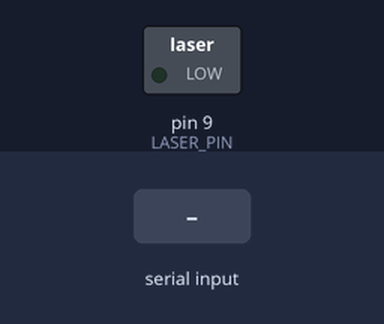
The sketch below on a simulated Arduino Uno, built with avr-gcc and run on an emulated ATmega328P. On the bench: switched loads named in the sketch (green lamp = pin HIGH). Inputs (shaded band) come from the test bench. What the sketch prints to the serial monitor is not drawn.

Above: at 1.2 s.
1.3 s: "0\n" received over Serial
At 1.85 s:
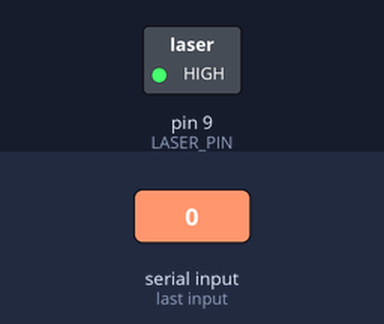
7.3 s: "1\n" received over Serial
At 12.8 s:
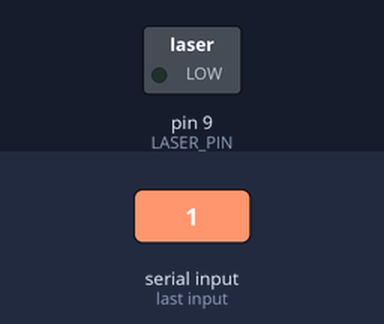
Timing chart, 0 to 14.3 s (numbered marks = the images above; inputs shaded):
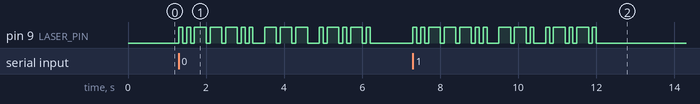

Measured:
- after the input at 1.3 s, pin 9 (LASER_PIN): LOW → HIGH at once, → LOW 0.10 s later, → HIGH 0.10 s later, → LOW 0.10 s later, … (30 changes in this stretch)
- after the input at 7.3 s, pin 9 (LASER_PIN): LOW → HIGH at once, → LOW 0.10 s later, → HIGH 0.10 s later, → LOW 0.10 s later, … (30 changes in this stretch)

The sketch:

Send_Morse_EX.ino
```cpp
// arduino_r4_wifi_morse_sender.ino
// 送信側プログラム: Arduino R4 WiFi
// シリアル入力された文字列全体にヘッダーとフッターを付与し、モールス符号としてレーザー送信します。

// --- グローバル設定 ---
// モールス符号の基本単位時間 (ミリ秒)
// この値を調整することで、モールス符号の速度を変更できます。
const int UNIT_TIME = 100; // 例: 100ms

// --- 送信側設定 ---
const int LASER_PIN = 9; // レーザーモジュールが接続されているデジタルピン

// モールス符号の定義 (0-7)
// ドットは1、ダッシュは3
// -1: 文字内符号間隔 (ドットとダッシュの間) -> UNIT_TIME
// -2: 文字間隔 (文字と文字の間)         -> 3 * UNIT_TIME
// -3: 語間隔 (単語と単語の間)           -> 7 * UNIT_TIME (今回は使用しない)
// モールス符号の定義 (0-7)
const int MORSE_CODE_0[] = {3, 3, 3}; // -----
const int MORSE_CODE_1[] = {3, 3, 1}; // .----
const int MORSE_CODE_2[] = {3, 1, 3}; // ..---
const int MORSE_CODE_3[] = {3, 1, 1}; // ...--
const int MORSE_CODE_4[] = {1, 3, 3}; // ....-
const int MORSE_CODE_5[] = {1, 3, 1}; // .....
const int MORSE_CODE_6[] = {1, 1, 3}; // -....
const int MORSE_CODE_7[] = {1, 1, 1}; // --...

// ヘッダーとフッター (整数配列形式)
// モールス符号のITU-R勧告ではSOSは"...---..."です。
// ご提示いただいたヘッダーはSOSではなく、別の符号のようですので、元の定義を尊重します。
const int HEADER[] = {1, 1, -1, 3, 3, 3, -1, 1, 1}; // ご提示のヘッダー "..---.."
const int FOOTER[] = {1, -1, 3, -1, 1, -1, 3, -1, 1};     // AR:  .-.-.

// 数字に対応するモールス符号のポインタ配列
const int* MORSE_CODES[] = {
    MORSE_CODE_0, MORSE_CODE_1, MORSE_CODE_2, MORSE_CODE_3,
    MORSE_CODE_4, MORSE_CODE_5, MORSE_CODE_6, MORSE_CODE_7
};

// 各モールス符号の長さ
const int MORSE_CODE_LENGTHS[] = {
    sizeof(MORSE_CODE_0) / sizeof(int), sizeof(MORSE_CODE_1) / sizeof(int),
    sizeof(MORSE_CODE_2) / sizeof(int), sizeof(MORSE_CODE_3) / sizeof(int),
    sizeof(MORSE_CODE_4) / sizeof(int), sizeof(MORSE_CODE_5) / sizeof(int),
    sizeof(MORSE_CODE_6) / sizeof(int), sizeof(MORSE_CODE_7) / sizeof(int)
};

// --- 関数プロトタイプ宣言 ---
void sendMorseCode(const int* morseArray, int arrayLength);

void setup() {
  Serial.begin(9600);
  pinMode(LASER_PIN, OUTPUT);
  digitalWrite(LASER_PIN, LOW); // 初期状態はレーザーOFF
  Serial.println("Arduino Morse Code SENDER Ready.");
  Serial.println("Enter a sequence of numbers (0-7) to send:");
}

void loop() {
  if (Serial.available() > 0) {
    String receivedString = Serial.readStringUntil('\n'); // 改行まで読み込む
    receivedString.trim(); // 前後の空白を削除

    bool isValidInput = true;
    if (receivedString.length() == 0) {
      isValidInput = false; // 空文字列は無効とする
    } else {
      for (int i = 0; i < receivedString.length(); i++) {
        char c = receivedString.charAt(i);
        if (c < '0' || c > '7') {
          isValidInput = false;
          break;
        }
      }
    }

    if (isValidInput) {
      Serial.print("Sending Morse code for: ");
      Serial.println(receivedString);

      // ヘッダー送信
      sendMorseCode(HEADER, sizeof(HEADER) / sizeof(int));
      delay(3 * UNIT_TIME); // ヘッダーと最初の数字の間隔 (文字間隔)

      // 各数字のモールス符号を順番に送信
      for (int i = 0; i < receivedString.length(); i++) {
        int numberToSend = receivedString.charAt(i) - '0';
        sendMorseCode(MORSE_CODES[numberToSend], MORSE_CODE_LENGTHS[numberToSend]);
        if (i < receivedString.length() - 1) { // 最後の数字でなければ文字間隔を空ける
          delay(3 * UNIT_TIME); // 数字間の間隔 (文字間隔)
        }
      }

      delay(3 * UNIT_TIME); // 最後の数字とフッターの間隔 (文字間隔)

      // フッター送信
      sendMorseCode(FOOTER, sizeof(FOOTER) / sizeof(int));
      delay(7 * UNIT_TIME); // 送信完了後の待機時間 (新しいデータの準備)

      Serial.println("Transmission Complete. Enter next number sequence (0-7):");
    } else {
      Serial.println("Invalid input. Please enter a sequence of numbers (0-7).");
    }
  }
}

// モールス符号を送信する関数
void sendMorseCode(const int* morseArray, int arrayLength) {
  for (int i = 0; i < arrayLength; i++) {
    int code = morseArray[i];

    if (code == 1) { // ドット (dit)
      digitalWrite(LASER_PIN, HIGH);
      Serial.print("."); // デバッグ用
      delay(UNIT_TIME);
      digitalWrite(LASER_PIN, LOW);
      Serial.print(" "); // デバッグ用
    } else if (code == 3) { // ダッシュ (dah)
      digitalWrite(LASER_PIN, HIGH);
      Serial.print("-"); // デバッグ用
      delay(3 * UNIT_TIME);
      digitalWrite(LASER_PIN, LOW);
      Serial.print(" "); // デバッグ用
    } else if (code == -1) { // 文字内符号間隔
      digitalWrite(LASER_PIN, LOW); // レーザーOFFを維持
      delay(UNIT_TIME);
      Serial.print(" "); // デバッグ用
    } else if (code == -2) { // 文字間隔
      digitalWrite(LASER_PIN, LOW); // レーザーOFFを維持
      delay(3 * UNIT_TIME);
      Serial.print("   "); // デバッグ用
    }

    if (i < arrayLength - 1 && morseArray[i] > 0 && morseArray[i+1] > 0) {
      // 次の符号が点または線の場合、符号間隔を空ける
      delay(UNIT_TIME);
    }
  }
  Serial.println(); // 1つのモールス符号送信後、改行
}
```
